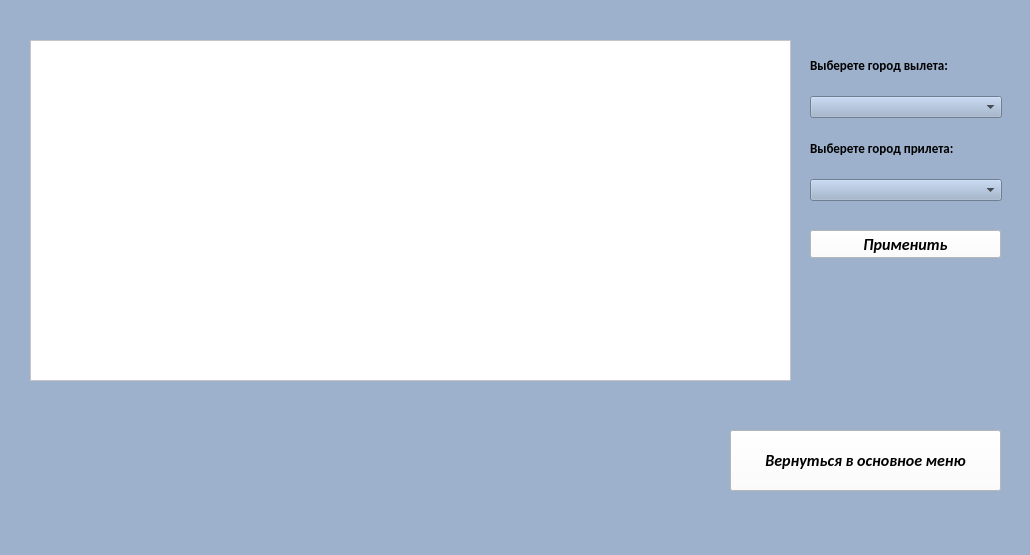
<?xml version="1.0" encoding="UTF-8"?>
<ui version="4.0">
 <class>viewflights</class>
 <widget class="QMainWindow" name="viewflights">
  <property name="geometry">
   <rect>
    <x>0</x>
    <y>0</y>
    <width>1030</width>
    <height>555</height>
   </rect>
  </property>
  <property name="windowTitle">
   <string>MainWindow</string>
  </property>
  <property name="styleSheet">
   <string notr="true">background: #9db1cc;</string>
  </property>
  <widget class="QWidget" name="centralwidget">
   <widget class="QPushButton" name="btnComeBack">
    <property name="geometry">
     <rect>
      <x>730</x>
      <y>430</y>
      <width>271</width>
      <height>61</height>
     </rect>
    </property>
    <property name="font">
     <font>
      <family>Calibri</family>
      <pointsize>12</pointsize>
      <weight>75</weight>
      <italic>true</italic>
      <bold>true</bold>
     </font>
    </property>
    <property name="styleSheet">
     <string notr="true">background: white;</string>
    </property>
    <property name="text">
     <string>Вернуться в основное меню</string>
    </property>
   </widget>
   <widget class="QTableView" name="dataBaseView">
    <property name="geometry">
     <rect>
      <x>30</x>
      <y>40</y>
      <width>761</width>
      <height>341</height>
     </rect>
    </property>
    <property name="styleSheet">
     <string notr="true">background: white;
</string>
    </property>
   </widget>
   <widget class="QWidget" name="layoutWidget">
    <property name="geometry">
     <rect>
      <x>810</x>
      <y>40</y>
      <width>192</width>
      <height>161</height>
     </rect>
    </property>
    <layout class="QVBoxLayout" name="verticalLayout">
     <item>
      <widget class="QLabel" name="labelSortCityOut">
       <property name="font">
        <font>
         <family>Calibri</family>
         <pointsize>10</pointsize>
         <weight>75</weight>
         <bold>true</bold>
        </font>
       </property>
       <property name="text">
        <string>Выберете город вылета:</string>
       </property>
      </widget>
     </item>
     <item>
      <widget class="QComboBox" name="cBoxCityOut"/>
     </item>
     <item>
      <widget class="QLabel" name="labelSortCityOn">
       <property name="font">
        <font>
         <family>Calibri</family>
         <pointsize>10</pointsize>
         <weight>75</weight>
         <bold>true</bold>
        </font>
       </property>
       <property name="text">
        <string>Выберете город прилета:</string>
       </property>
      </widget>
     </item>
     <item>
      <widget class="QComboBox" name="cBoxCityOn"/>
     </item>
    </layout>
   </widget>
   <widget class="QPushButton" name="btnApply">
    <property name="geometry">
     <rect>
      <x>810</x>
      <y>230</y>
      <width>191</width>
      <height>28</height>
     </rect>
    </property>
    <property name="font">
     <font>
      <family>Calibri</family>
      <pointsize>12</pointsize>
      <weight>75</weight>
      <italic>true</italic>
      <bold>true</bold>
     </font>
    </property>
    <property name="styleSheet">
     <string notr="true">background: white;</string>
    </property>
    <property name="text">
     <string>Применить</string>
    </property>
   </widget>
  </widget>
  <widget class="QMenuBar" name="menubar">
   <property name="geometry">
    <rect>
     <x>0</x>
     <y>0</y>
     <width>1030</width>
     <height>26</height>
    </rect>
   </property>
  </widget>
  <widget class="QStatusBar" name="statusbar"/>
 </widget>
 <resources/>
 <connections/>
</ui>
